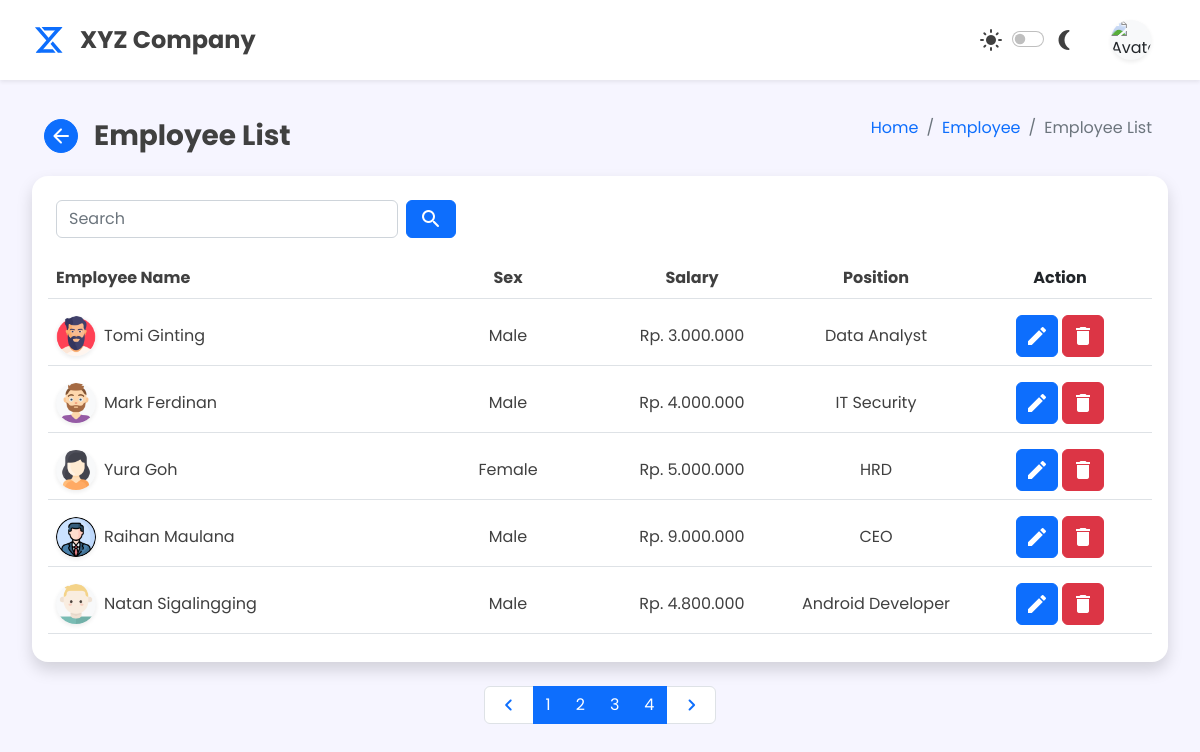
The app's page /sources/admin/admin-employee-list.php (signed in) with its own data.
### tables this page shows
CREATE TABLE `karyawan_tetap` (
  `id` int(20) NOT NULL,
  `kode_karyawan` varchar(7) NOT NULL,
  `nama` varchar(50) NOT NULL,
  `nip` varchar(20) NOT NULL,
  `tanggal` date NOT NULL,
  `tempat` varchar(20) NOT NULL,
  `alamat` varchar(150) NOT NULL,
  `foto` varchar(100) NOT NULL,
  `posisi` varchar(20) NOT NULL,
  `jenis_kelamin` varchar(10) NOT NULL,
  `gaji` bigint(30) NOT NULL
);

### php/functions.php (called while the page is built)
<?php
function koneksi (){
    return mysqli_connect("localhost", "root", "", "perusahaan");
}
function query ($query){
    $koneksi = koneksi();
    $data = mysqli_query($koneksi, $query);
    if(mysqli_num_rows($data) > 1){
        $rows = [];
        while($row = mysqli_fetch_assoc($data)){
            $rows[] = $row;
        }
        return $rows;
    }else {
        $rows = mysqli_fetch_assoc($data);
        return $rows;
    }
}
?>

### sources/admin/admin-employee-list.php (the view, shortened to what this page needs)
<!DOCTYPE html>
<html lang="en">
<head>
    <link href="https://cdn.jsdelivr.net/npm/bootstrap@5.2.2/dist/css/bootstrap.min.css" rel="stylesheet"
 />
    <link rel="stylesheet" href="../../assets/style/main.css">
</head>
<?php
require '../../php/functions.php';
$kode = $_SESSION['kode'];
$user1 = query("SELECT * FROM karyawan_tetap WHERE kode_karyawan = '$kode'");
?>
<body class="d-flex">
    <div class="content col d-flex flex-column gap-3 mb-2">
        <nav id="topbar" class="navbar d-flex px-1 px-lg-3 shadow-sm">
            <div class="d-flex">
                <div class="d-flex align-items-center gap-3">
                    <div class="logo d-flex">
                        <img src="../../assets/img/xyz_logo.svg" height="30px" width="30px" alt="">
                    </div>
                    <span id="brand-text" class="fs-4 fw-bold d-none d-sm-flex text">XYZ Company</span>
                </div>
            </div>
            <div class="d-flex align-items-center gap-2 gap-lg-3">
                <div class="dark-mode d-flex align-items-center">
                    <label class="btn text material-icons-round p-1" for="dark-mode">&#xe518</label>
                    <div class="d-flex form-check form-switch justify-content-center" for="dark-mode">
                        <input class="form-check-input" type="checkbox" role="switch" title="toggle-dark"
                            id="dark-mode">
                    </div>
                    <label class="btn text material-icons-round p-1" for="dark-mode">&#xef5e</label>
                </div>
                <div class="dropdown d-flex">
                    <button class="btn d-flex align-items-center gap-3" type="button" data-bs-toggle="dropdown"
                        aria-expanded="false">
                        <img id="profile-img" src="../user-img/<?=$user1['foto']?>"
                            class="rounded-circle bg-light shadow-sm col-2" alt="Avatar" />
                    </button>
                </div>
            </div>
        </nav>
        <div class="d-flex flex-column px-2">
            <div class="d-flex my-2 mx-0 mx-lg-4 px-1 gap-1">
                <div class="p-2 d-flex align-items-center">
                    <div class="">
                        <a type="button" href="admin-employee.php"
                            class="d-flex rounded-circle p-1 btn btn-primary align-items-center justify-content-center">
                            <i class="material-icons-round">&#xe5c4</i>
                        </a>
                    </div>
                </div>
                <div class="d-flex flex-column flex-lg-row col align-items-lg-center justify-content-between p-1">
                    <span class="fs-3 fw-bold">Employee List</span>
                    <ol class="breadcrumb p-lg-2">
                        <li class="breadcrumb-item"><a class="text-decoration-none" href="admin-dashboard.php">Home</a>
                        </li>
                        <li class="breadcrumb-item"><a class="text-decoration-none"
                                href="admin-employee.php">Employee</a></li>
                        <li class="breadcrumb-item active" aria-current="page">Employee List</li>
                    </ol>
                </div>
            </div>
            <div class="d-flex row mx-1 mx-lg-4 gap-4">
                <div class="container col rounded-4 shadow border-0 d-flex flex-column p-2">
                    <div class="d-flex align-items-center gap-3 p-3">
                        <form class="d-flex align-items-center gap-2" action="" method="post">
                            <input type="text" class="form-control" id="search" placeholder="Search" name="cari">
                            <button type="submit" name="send"
                                class="btn btn-primary material-icons-round">&#xe8b6</button>
                        </form>
                    </div>
                    <table class="table table-hover">
                        <thead>
                            <tr class="d-flex col px-2 py-1">
                                <th class="col-8 col-sm-4 col-xxl d-flex text">Employee Name</th>
                                <th class="col d-none d-sm-flex justify-content-center align-items-center text">Sex</th>
                                <th class="col d-none d-sm-flex justify-content-center align-items-center text">Salary
                                </th>
                                <th class="col d-none d-sm-flex justify-content-center align-items-center text">Position
                                </th>
                                <th class="col d-flex justify-content-center gap-1">Action</th>
                            </tr>
                        </thead>
                        <tbody>
                            <?php
                            $batas = 5;
                            $halaman = isset($_GET['halaman'])?(int)$_GET['halaman'] : 1;
                            $halaman_awal = ($halaman>1) ? ($halaman * $batas) - $batas : 0;
                            $previous = $halaman - 1;
                            $next = $halaman + 1;
                            $data = mysqli_query($koneksi,"SELECT * FROM karyawan_tetap");
                            $jumlah_data = mysqli_num_rows($data);
                            $total_halaman = ceil($jumlah_data / $batas);
                            if(isset($_POST['send'])){
                                $keyword = $_POST['cari'];
                                $user2 = mysqli_query($koneksi, "SELECT * FROM daftar_gaji
                                WHERE nama LIKE '%$keyword%'
                                OR jenis_kelamin LIKE '%$keyword%'
                                OR posisi LIKE '%$keyword%'");
                            }else {
                                $user2 = mysqli_query($koneksi,"SELECT * FROM karyawan_tetap limit $halaman_awal, $batas");
                            }
                            while($u = mysqli_fetch_assoc($user2)):
                            ?>
                            <tr class="d-flex col px-2 py-1">
                                <td class="col-8 col-sm-4 col-xxl d-flex gap-2 align-items-center">
                                    <img id="profile-img" src="../user-img/<?= $u['foto']?>"
                                        class="rounded-circle bg-light shadow-sm" alt="Avatar" />
                                    <span class="text"><?= $u['nama']; ?></span>
                                </td>
                                <td class="col d-none d-sm-flex justify-content-center align-items-center text">
                                    <?= $u['jenis_kelamin']; ?>
                                </td>
                                <?php
                                    $gaji = $u['gaji'];
                                    $gaji = $gaji*1000;
                                ?>
                                <td class="col d-none d-sm-flex justify-content-center align-items-center text">
                                    Rp. <?php echo number_format($gaji, 0, '', '.'); ?>
                                </td>
                                <td class="col d-none d-sm-flex justify-content-center align-items-center text">
                                    <?= $u['posisi']; ?>
                                </td>
                                <td class="col d-flex justify-content-center gap-1">
                                    <a href="./admin-employee-edit.php?user=<?=$u['kode_karyawan']?>"
                                        style="text-decoration:none">
                                        <button type="button"
                                            class="btn btn-primary d-flex align-items-center p-md-2 p-1" title="print">
                                            <i class="material-icons">&#xe3c9</i>
                                        </button>
                                    </a>
                                    <a href="../deleteKaryawan.php?user=<?=$u['kode_karyawan']?>"
                                        style="text-decoration: none;"
                                        onclick="return confirm('Apakah anda ingin menghapus data <?=$u['nama']?>')">
                                        <button type="button"
                                            class="btn btn-danger d-flex align-items-center p-md-2 p-1" title="print">
                                            <i class="material-icons">&#xe872</i>
                                        </button>
                                    </a>
                                </td>
                            </tr>
                            <?php endwhile; ?>
                        </tbody>
                    </table>
                </div>
                <nav aria-label="..." class="d-flex justify-content-center mt-auto">
                    <ul class="pagination">
                        <li class="page-item">
                            <a class="page-link d-flex"
                                <?php if($halaman > 1){ echo "href='?halaman=$previous'"; } ?>><i
                                    class="material-icons-round">&#xe408</i></a>
                        </li>
                        <?php
                        for($x=1;$x<=$total_halaman;$x++):
                        ?>
                        <li class="page-item active" aria-current="page">
                            <a class="page-link" href="?halaman=<?php echo $x ?>"><?php echo $x; ?></a>
                        </li>
                        <?php endfor; ?>
                        <li class="page-item">
                            <a class="page-link d-flex"
                                <?php if($halaman < $total_halaman) { echo "href='?halaman=$next'"; } ?>><i
                                    class="material-icons-round">&#xe409</i></a>
                        </li>
                    </ul>
                </nav>
            </div>
        </div>
    </div>
</body>
</html>

### assets/style/main.css (style rules this page uses)
:root { --body-color: #f6f5ff; --primary-color: #0d6efd; --secondary-color: #fff; --text-color: #404040; --background-color: #f0efff; --tran-all: all 0.5s ease; }
body { font-family: "Poppins", sans-serif; min-height: 100vh; background-color: var(--body-color); transition: var(--tran-all); }
.sidebar li a, #brand-text, #topbar, .content { color: var(--text-color); }
#brand-text, .text-sidebar, .toggle-dropdown { display: none; }
.logo { margin-left: 18px; }
#brand-text, .text-sidebar { white-space: nowrap; animation: fadeIn 2s; }
#topbar { min-height: 80px; background-color: var(--secondary-color); transition: var(--tran-all); }
#profile-img, #profile-img-container { object-fit: cover; }
#profile-img { width: 40px; height: 40px; }
.card, .container, .flex-container, .text-field { background: var(--secondary-color); transition: var(--tran-all); }
.text { color: var(--text-color); }

### records on screen
karyawan_tetap: foto (picture), nama "Tomi Ginting", jenis_kelamin "Male", gaji "3.000.000", posisi "Data Analyst"
karyawan_tetap: foto (picture), nama "Mark Ferdinan", jenis_kelamin "Male", gaji "4.000.000", posisi "IT Security"
karyawan_tetap: foto (picture), nama "Yura Goh", jenis_kelamin "Female", gaji "5.000.000", posisi "HRD"
karyawan_tetap: foto (picture), nama "Raihan Maulana", jenis_kelamin "Male", gaji "9.000.000", posisi "CEO"
karyawan_tetap: foto (picture), nama "Natan Sigalingging", jenis_kelamin "Male", gaji "4.800.000", posisi "Android Developer"
